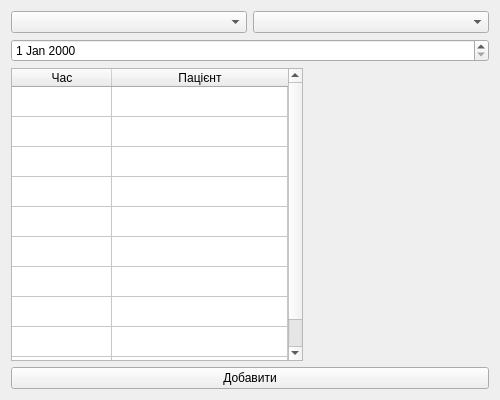
<?xml version="1.0" encoding="UTF-8"?>
<ui version="4.0">
 <class>widgetRegister</class>
 <widget class="QWidget" name="widgetRegister">
  <property name="geometry">
   <rect>
    <x>0</x>
    <y>0</y>
    <width>500</width>
    <height>400</height>
   </rect>
  </property>
  <property name="minimumSize">
   <size>
    <width>500</width>
    <height>400</height>
   </size>
  </property>
  <property name="maximumSize">
   <size>
    <width>517</width>
    <height>400</height>
   </size>
  </property>
  <property name="windowTitle">
   <string>Form</string>
  </property>
  <layout class="QVBoxLayout" name="verticalLayout">
   <item>
    <layout class="QHBoxLayout" name="horizontalLayoutFilter">
     <item>
      <widget class="QComboBox" name="comboBoxSpecialties"/>
     </item>
     <item>
      <widget class="QComboBox" name="comboBoxDoctors"/>
     </item>
    </layout>
   </item>
   <item>
    <widget class="QDateEdit" name="dateEdit"/>
   </item>
   <item>
    <layout class="QHBoxLayout" name="horizontalLayoutWidgets">
     <item>
      <widget class="QTableWidget" name="tableWidgetRegister">
       <property name="enabled">
        <bool>true</bool>
       </property>
       <property name="sizePolicy">
        <sizepolicy hsizetype="MinimumExpanding" vsizetype="MinimumExpanding">
         <horstretch>0</horstretch>
         <verstretch>0</verstretch>
        </sizepolicy>
       </property>
       <property name="maximumSize">
        <size>
         <width>16777215</width>
         <height>16777215</height>
        </size>
       </property>
       <property name="rowCount">
        <number>10</number>
       </property>
       <attribute name="horizontalHeaderCascadingSectionResizes">
        <bool>true</bool>
       </attribute>
       <attribute name="horizontalHeaderShowSortIndicator" stdset="0">
        <bool>true</bool>
       </attribute>
       <attribute name="horizontalHeaderStretchLastSection">
        <bool>true</bool>
       </attribute>
       <attribute name="verticalHeaderVisible">
        <bool>false</bool>
       </attribute>
       <attribute name="verticalHeaderCascadingSectionResizes">
        <bool>true</bool>
       </attribute>
       <attribute name="verticalHeaderShowSortIndicator" stdset="0">
        <bool>true</bool>
       </attribute>
       <attribute name="verticalHeaderStretchLastSection">
        <bool>true</bool>
       </attribute>
       <row/>
       <row/>
       <row/>
       <row/>
       <row/>
       <row/>
       <row/>
       <row/>
       <row/>
       <row/>
       <column>
        <property name="text">
         <string>Час</string>
        </property>
       </column>
       <column>
        <property name="text">
         <string>Пацієнт</string>
        </property>
       </column>
      </widget>
     </item>
     <item>
      <widget class="QWidget" name="widgetPatients" native="true">
       <property name="minimumSize">
        <size>
         <width>180</width>
         <height>400</height>
        </size>
       </property>
      </widget>
     </item>
    </layout>
   </item>
   <item>
    <widget class="QPushButton" name="btnAdd">
     <property name="minimumSize">
      <size>
       <width>0</width>
       <height>0</height>
      </size>
     </property>
     <property name="maximumSize">
      <size>
       <width>16777215</width>
       <height>16777215</height>
      </size>
     </property>
     <property name="autoFillBackground">
      <bool>false</bool>
     </property>
     <property name="text">
      <string>Добавити</string>
     </property>
    </widget>
   </item>
  </layout>
 </widget>
 <resources/>
 <connections/>
</ui>
